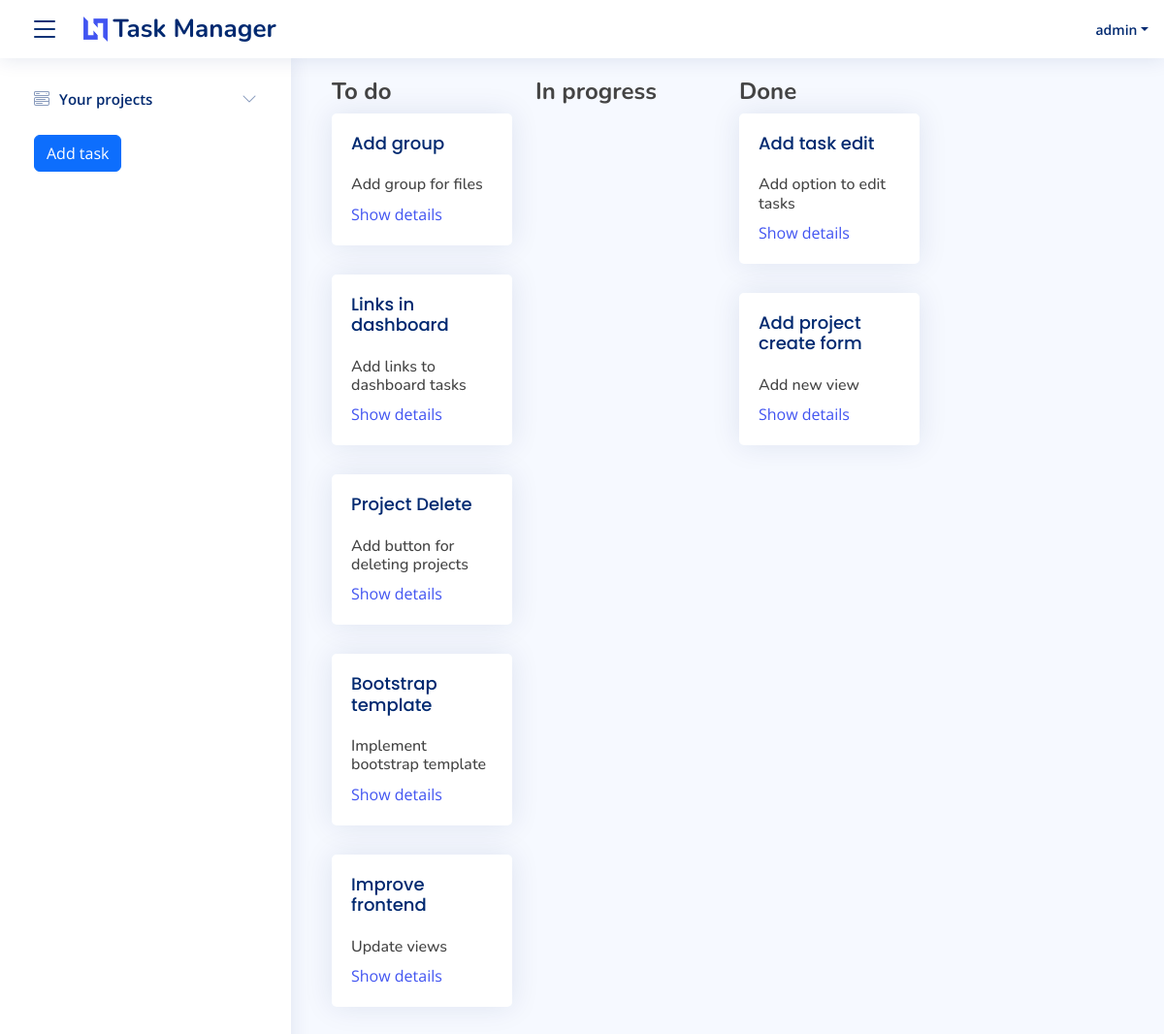
The app's page /tasks/tasksList/4/ (signed in), older data.
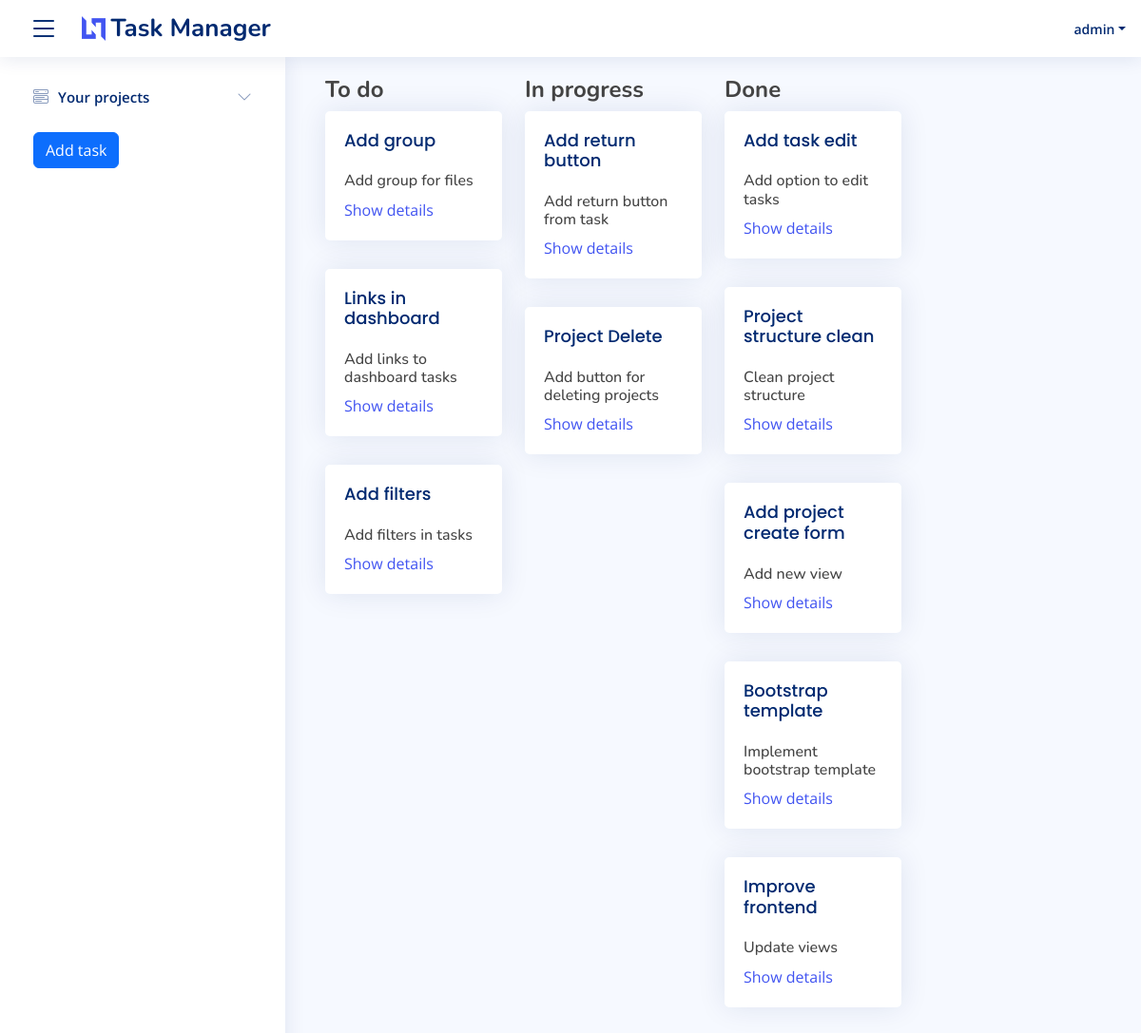
The same page, newer data.
### tasks/models.py (models this page shows, shortened)
class Task(models.Model):
    name = models.CharField(max_length=100)
    shortDescription = models.CharField(max_length=100)
    longDescription = models.CharField(max_length=500)
    category = models.CharField(max_length=50)
    stateOptions = models.TextChoices('state', 'toDo inProgress done')
    state = models.CharField(blank=True, max_length=10, choices=stateOptions.choices)
    priority = models.IntegerField()
    createdBy = models.ForeignKey(
        settings.AUTH_USER_MODEL,
        on_delete=models.CASCADE,
        default=1
    )
    filePath = models.CharField(max_length=500, default='')
    projectName = models.ForeignKey(Project, on_delete=models.CASCADE)

### tasks/views/views.py (the view)
# urls.py: path('tasksList/<int:projectId>/', views.tasksKanban, name='tasksKanban'),
@login_required
def tasksKanban(request, projectId):
    currentUser = request.user
    projects = Project.objects.filter(createdBy=request.user)
    toDoTasks = Task.objects.filter(state="toDo", createdBy=currentUser, projectName=projectId).order_by("-priority")
    inProgressTasks = Task.objects.filter(state="inProgress", createdBy=currentUser, projectName=projectId).order_by("-priority")
    doneTasks = Task.objects.filter(state="done", createdBy=currentUser, projectName=projectId).order_by("-priority")
    return render(request, 'tasks.html', {'toDoTasks': toDoTasks, 'inProgressTasks': inProgressTasks, 'doneTasks': doneTasks, 'projectId': projectId, 'projects' : projects})

### templates/tasks.html
{% extends 'base.html' %}
{% block sidebar %}
  <li class="nav-item">
    <a href="{% url 'addTask' projectId %}" class="nav-link collapsed">
      <button type="button" class="btn btn-primary">
        Add task
      </button>
    </a>
  </li>
{% endblock %}
{% block content %}
<div class="container-fluid">
    <div class="row">
      <div class="col-sm-3">
        <h4>
          <b>
            To do
          </b>
        </h4>
        {% for task in toDoTasks %}
        <div class="card info-card">
          <div class="card-body">
            <h5 class="card-title">{{ task.name }}</span></h5>
                <h6>{{ task.shortDescription }}</h6>
                <a href="{% url 'taskDetail' projectId task.id %}">
                  Show details
                </a>
          </div>
        </div>
        {% endfor %}
      </div>
        <div class="col-sm-3">
          <h4>
            <b>
              In progress
            </b>
          </h4>
          {% for task in inProgressTasks %}
          <div class="card info-card">
            <div class="card-body">
              <h5 class="card-title">{{ task.name }}</span></h5>
                  <h6>{{ task.shortDescription }}</h6>
                  <a href="{% url 'taskDetail' projectId task.id %}">
                    Show details
                  </a>
            </div>
          </div>
          {% endfor %}
        </div>
        <div class="col-sm-3">
          <h4>
            <b>
              Done
            </b>
          </h4>
          {% for task in doneTasks %}
          <div class="card info-card">
            <div class="card-body">
              <h5 class="card-title">{{ task.name }}</span></h5>
                  <h6>{{ task.shortDescription }}</h6>
                  <a href="{% url 'taskDetail' projectId task.id %}">
                    Show details
                  </a>
            </div>
          </div>
          {% endfor %}
        </div>
      </div>
    </div>
{% endblock %}

Row changes from the older to the newer data that the page shows:
added Task: name "Add filters", shortDescription "Add filters in tasks", shown under "To do"
added Task: name "Add return button", shortDescription "Add return button from task", shown under "In progress"
changed Task "Project Delete": moves from the list under "To do" to the list under "In progress"
added Task: name "Project structure clean", shortDescription "Clean project structure", shown under "Done"
changed Task "Bootstrap template": moves from the list under "To do" to the list under "Done"
changed Task "Improve frontend": moves from the list under "To do" to the list under "Done"
